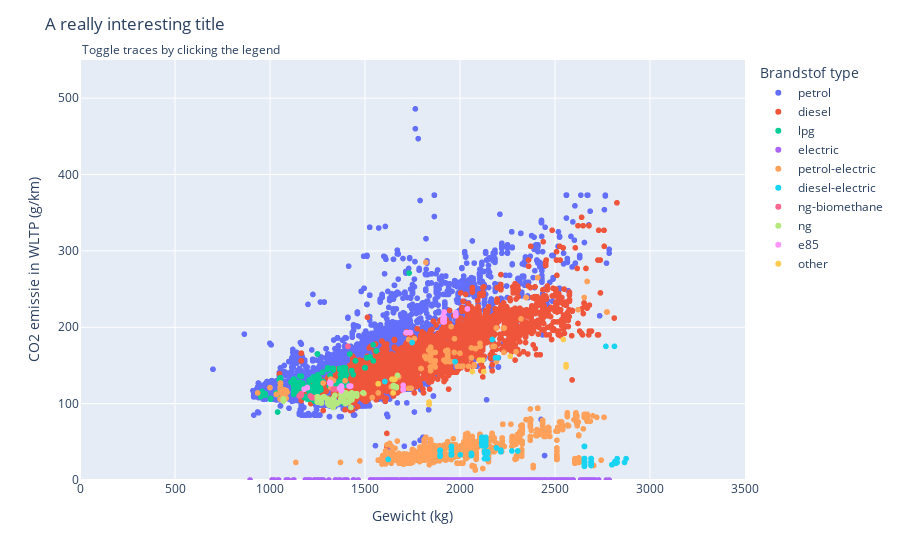

Notebook source saved alongside this figure:
### Code cell
car_emission_mass = co2_2021.sample(n=100000, replace=False)
car_emission_mass = car_emission_mass[["Ft", "Ewltp (g/km)", "m (kg)"]]
if to_csv:
    car_emission_mass.to_csv("car_emission_mass.csv")

# Plot settings
fig = px.scatter(car_emission_mass,
	x="m (kg)",
	y="Ewltp (g/km)",
	color="Ft",
)

# Create toggle visibility button for every fuel type.
buttons = []
for i, val in enumerate(car_emission_mass["Ft"].unique()):
    button = dict(method='restyle',
        label=val,
        args=[{'visible': True}, [i]],
        args2=[{'visible': "legendonly"}, [i]],
    )
    buttons.append(button)

# Menu settings
fig.update_layout(
    updatemenus=[
        dict(
            buttons=buttons,
            visible=False,
        ),
    ],
    annotations=[
        dict(text="Toggle traces by clicking the legend", x=0, xref="paper", y=1.05, yref="paper", align="right", showarrow=False),
    ],
    title_text="A really interesting title",
    legend_title="Brandstof type",
    xaxis_title="Gewicht (kg)",
    xaxis_range=(0, 3500),
    yaxis_title="CO2 emissie in WLTP (g/km)",
    yaxis_range=(0, 550),
)
fig.show()

### Figure 1 — Plotly figure (JSON) as saved in the notebook; plotly's stock layout.template omitted (floating-point values rounded to 4 significant figures; data arrays with more than 128 entries replaced by an {"elided": "..."} marker saying what was removed)
{"data": [{"hovertemplate": "Ft=petrol<br>m (kg)=%{x}<br>Ewltp (g/km)=%{y}<extra></extra>", "legendgroup": "petrol", "marker": {"color": "#636efa", "symbol": "circle"}, "mode": "markers", "name": "petrol", "showlegend": true, "type": "scattergl", "x": {"elided": "55888 int values"}, "xaxis": "x", "y": {"elided": "55888 float values"}, "yaxis": "y"}, {"hovertemplate": "Ft=diesel<br>m (kg)=%{x}<br>Ewltp (g/km)=%{y}<extra></extra>", "legendgroup": "diesel", "marker": {"color": "#EF553B", "symbol": "circle"}, "mode": "markers", "name": "diesel", "showlegend": true, "type": "scattergl", "x": {"elided": "22777 int values"}, "xaxis": "x", "y": {"elided": "22777 float values"}, "yaxis": "y"}, {"hovertemplate": "Ft=lpg<br>m (kg)=%{x}<br>Ewltp (g/km)=%{y}<extra></extra>", "legendgroup": "lpg", "marker": {"color": "#00cc96", "symbol": "circle"}, "mode": "markers", "name": "lpg", "showlegend": true, "type": "scattergl", "x": {"elided": "2138 int values"}, "xaxis": "x", "y": {"elided": "2138 int values"}, "yaxis": "y"}, {"hovertemplate": "Ft=electric<br>m (kg)=%{x}<br>Ewltp (g/km)=%{y}<extra></extra>", "legendgroup": "electric", "marker": {"color": "#ab63fa", "symbol": "circle"}, "mode": "markers", "name": "electric", "showlegend": true, "type": "scattergl", "x": {"elided": "10048 int values"}, "xaxis": "x", "y": {"elided": "10048 int values"}, "yaxis": "y"}, {"hovertemplate": "Ft=petrol-electric<br>m (kg)=%{x}<br>Ewltp (g/km)=%{y}<extra></extra>", "legendgroup": "petrol-electric", "marker": {"color": "#FFA15A", "symbol": "circle"}, "mode": "markers", "name": "petrol-electric", "showlegend": true, "type": "scattergl", "x": {"elided": "8052 int values"}, "xaxis": "x", "y": {"elided": "8052 float values"}, "yaxis": "y"}, {"hovertemplate": "Ft=diesel-electric<br>m (kg)=%{x}<br>Ewltp (g/km)=%{y}<extra></extra>", "legendgroup": "diesel-electric", "marker": {"color": "#19d3f3", "symbol": "circle"}, "mode": "markers", "name": "diesel-electric", "showlegend": true, "type": "scattergl", "x": {"elided": "519 int values"}, "xaxis": "x", "y": {"elided": "519 int values"}, "yaxis": "y"}, {"hovertemplate": "Ft=ng-biomethane<br>m (kg)=%{x}<br>Ewltp (g/km)=%{y}<extra></extra>", "legendgroup": "ng-biomethane", "marker": {"color": "#FF6692", "symbol": "circle"}, "mode": "markers", "name": "ng-biomethane", "showlegend": true, "type": "scattergl", "x": [1225, 1334, 1155, 1155, 1236, 1334, 1225, 1212, 1155, 1236, 1155, 1155, 1155, 1165, 1225, 1155, 1334, 1155, 1155, 1212, 1334, 1334, 1334, 1165, 1165, 1155, 1155, 1334, 1155, 1165, 1355, 1155, 1334, 1355, 1334, 1334, 1219, 1212, 1236, 1334, 1155, 1155, 1334, 1165, 1155, 1155, 1212, 1155, 1334, 1410, 1155, 1165, 1155, 1155, 1165, 1155, 1225, 1155, 1334, 1334, 1155, 1355, 1155, 1225, 1355, 1219, 1155, 1155, 1334, 1355, 1155, 1155, 1155, 1155], "xaxis": "x", "y": [108, 119, 110, 110, 108, 119, 108, 110, 110, 108, 110, 110, 110, 111, 108, 110, 119, 110, 110, 110, 119, 119, 119, 113, 113, 110, 110, 119, 110, 112, 119, 110, 119, 119, 119, 119, 108, 110, 108, 119, 110, 110, 119, 112, 110, 110, 110, 110, 119, 175, 110, 111, 110, 110, 113, 110, 108, 110, 119, 119, 110, 119, 110, 108, 119, 108, 110, 110, 119, 119, 110, 110, 110, 110], "yaxis": "y"}, {"hovertemplate": "Ft=ng<br>m (kg)=%{x}<br>Ewltp (g/km)=%{y}<extra></extra>", "legendgroup": "ng", "marker": {"color": "#B6E880", "symbol": "circle"}, "mode": "markers", "name": "ng", "showlegend": true, "type": "scattergl", "x": {"elided": "409 int values"}, "xaxis": "x", "y": {"elided": "409 int values"}, "yaxis": "y"}, {"hovertemplate": "Ft=e85<br>m (kg)=%{x}<br>Ewltp (g/km)=%{y}<extra></extra>", "legendgroup": "e85", "marker": {"color": "#FF97FF", "symbol": "circle"}, "mode": "markers", "name": "e85", "showlegend": true, "type": "scattergl", "x": [1366, 1196, 1917, 1375, 1376, 1196, 1366, 1318, 1375, 1739, 1377, 1319, 1716, 1376, 1739, 1721, 1917, 1917, 1315, 1315, 1318, 1716, 1917, 1716, 1319, 1978, 1319, 1739, 1376, 1701, 1315, 1196, 1721, 1376, 1978, 1315, 1416, 1739, 1701, 1978, 1377, 1180, 1701, 1911, 1315, 1315, 1196, 1911, 1377, 1917, 1701, 1917, 1917, 1319, 1315, 1917, 1917, 1315, 1911, 1315, 1425, 1319, 1911, 1196, 1911, 1978, 1911, 1701, 1315, 1701, 1319, 2039, 1319, 1376, 1196], "xaxis": "x", "y": [120, 121, 220, 117, 122, 121, 120, 127, 117, 193, 119, 126, 193, 123, 193, 193, 211, 211, 127, 127, 127, 193, 213, 193, 127, 219, 126, 193, 119, 119, 127, 121, 193, 118, 215, 127, 123, 193, 119, 218, 119, 119, 118, 211, 127, 127, 121, 209, 119, 213, 119, 207, 212, 126, 128, 210, 209, 127, 208, 127, 123, 126, 210, 121, 207, 215, 214, 124, 127, 119, 126, 224, 127, 123, 121], "yaxis": "y"}, {"hovertemplate": "Ft=other<br>m (kg)=%{x}<br>Ewltp (g/km)=%{y}<extra></extra>", "legendgroup": "other", "marker": {"color": "#FECB52", "symbol": "circle"}, "mode": "markers", "name": "other", "showlegend": true, "type": "scattergl", "x": [2544, 1657, 2125, 1644, 2558, 2102, 1837, 1657, 2265, 1837, 1837, 1837, 2558, 2065, 1642, 1569, 2120, 1657, 1648, 1837], "xaxis": "x", "y": [184, 132, 142, 132, 151, 157, 102, 132, 162, 102, 99, 99, 148, 142, 132, 126, 157, 132, 114, 99], "yaxis": "y"}], "layout": {"annotations": [{"align": "right", "showarrow": false, "text": "Toggle traces by clicking the legend", "x": 0, "xref": "paper", "y": 1.05, "yref": "paper"}], "legend": {"title": {"text": "Brandstof type"}, "tracegroupgap": 0}, "margin": {"t": 60}, "title": {"text": "A really interesting title"}, "updatemenus": [{"buttons": [{"args": [{"visible": true}, [0]], "args2": [{"visible": "legendonly"}, [0]], "label": "petrol", "method": "restyle"}, {"args": [{"visible": true}, [1]], "args2": [{"visible": "legendonly"}, [1]], "label": "diesel", "method": "restyle"}, {"args": [{"visible": true}, [2]], "args2": [{"visible": "legendonly"}, [2]], "label": "lpg", "method": "restyle"}, {"args": [{"visible": true}, [3]], "args2": [{"visible": "legendonly"}, [3]], "label": "electric", "method": "restyle"}, {"args": [{"visible": true}, [4]], "args2": [{"visible": "legendonly"}, [4]], "label": "petrol-electric", "method": "restyle"}, {"args": [{"visible": true}, [5]], "args2": [{"visible": "legendonly"}, [5]], "label": "diesel-electric", "method": "restyle"}, {"args": [{"visible": true}, [6]], "args2": [{"visible": "legendonly"}, [6]], "label": "ng-biomethane", "method": "restyle"}, {"args": [{"visible": true}, [7]], "args2": [{"visible": "legendonly"}, [7]], "label": "ng", "method": "restyle"}, {"args": [{"visible": true}, [8]], "args2": [{"visible": "legendonly"}, [8]], "label": "e85", "method": "restyle"}, {"args": [{"visible": true}, [9]], "args2": [{"visible": "legendonly"}, [9]], "label": "other", "method": "restyle"}], "visible": false}], "xaxis": {"anchor": "y", "domain": [0, 1], "range": [0, 3500], "title": {"text": "Gewicht (kg)"}}, "yaxis": {"anchor": "x", "domain": [0, 1], "range": [0, 550], "title": {"text": "CO2 emissie in WLTP (g/km)"}}}}
